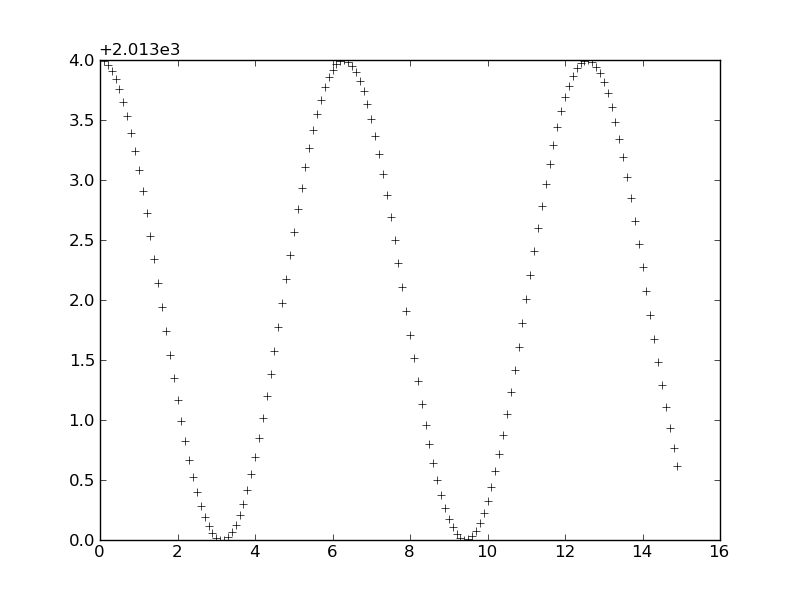

This chart was generated by the following Python code:
#Importamos las librerias necesarias
import matplotlib.pyplot as plt
import numpy as np
#Definimos la funcion
def f(t):
 return ((2 * np.cos(t)) + 2015)
#definimo el intervalo que va a recorrer y arreglamos cada cuanto se va a agregar un valor
t = np.arange(0.0, 15.0, 0.1)
#Definimos la grafica, color y detalles
plt.plot(t, f(t), 'k+')
#Finalmente se guarda la imagen
plt.savefig('ejercicio2.png')
